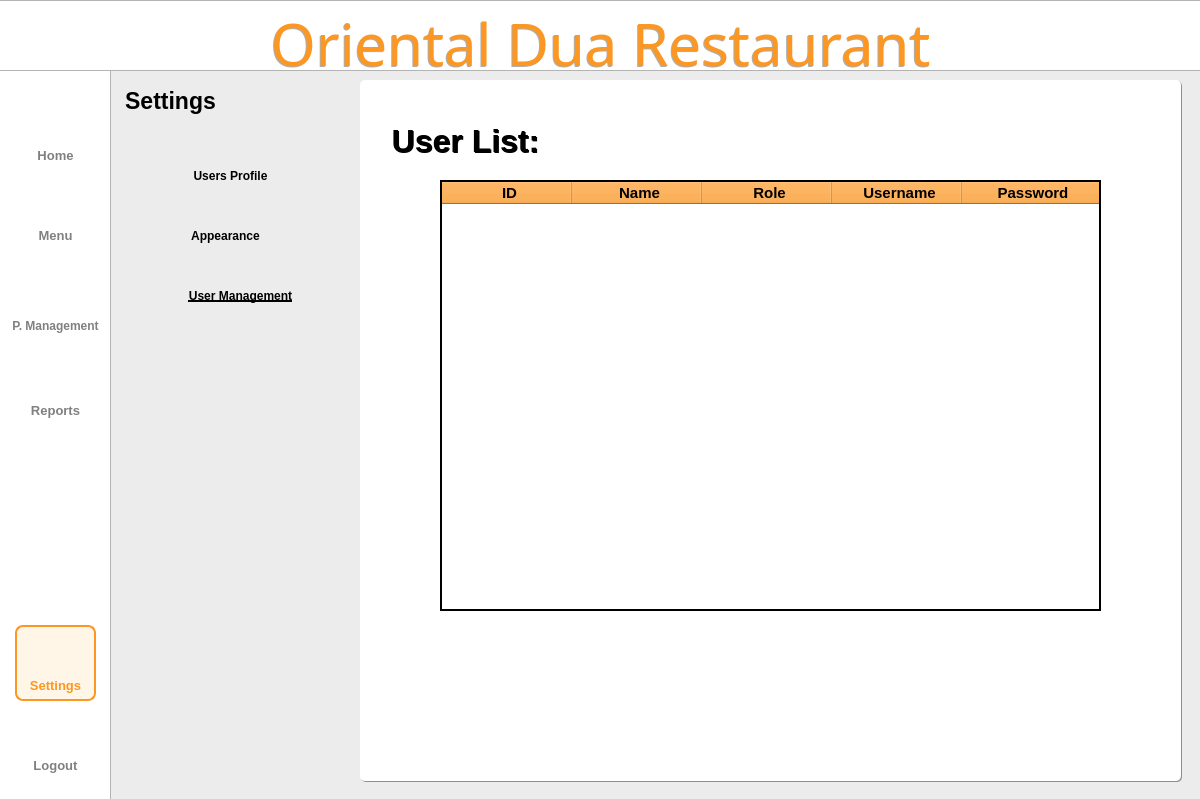
<?xml version="1.0" encoding="UTF-8"?>
<ui version="4.0">
 <class>Dialog</class>
 <widget class="QDialog" name="Dialog">
  <property name="geometry">
   <rect>
    <x>0</x>
    <y>0</y>
    <width>1200</width>
    <height>799</height>
   </rect>
  </property>
  <property name="windowTitle">
   <string>Dialog</string>
  </property>
  <widget class="QWidget" name="bgwidget" native="true">
   <property name="geometry">
    <rect>
     <x>0</x>
     <y>0</y>
     <width>1200</width>
     <height>800</height>
    </rect>
   </property>
   <property name="layoutDirection">
    <enum>Qt::LeftToRight</enum>
   </property>
   <property name="styleSheet">
    <string notr="true">QWidget#bgwidget{background-color: rgb(236, 236, 236);}

</string>
   </property>
   <widget class="QLabel" name="sidebar">
    <property name="geometry">
     <rect>
      <x>-10</x>
      <y>-10</y>
      <width>121</width>
      <height>891</height>
     </rect>
    </property>
    <property name="styleSheet">
     <string notr="true">background-color: rgb(255, 255, 255);
border: 1px solid rgba(0, 0, 0, 0.3);  </string>
    </property>
    <property name="text">
     <string/>
    </property>
   </widget>
   <widget class="QLabel" name="titlebar">
    <property name="geometry">
     <rect>
      <x>-2</x>
      <y>0</y>
      <width>1204</width>
      <height>71</height>
     </rect>
    </property>
    <property name="styleSheet">
     <string notr="true">background-color: rgb(255, 255, 255);
border: 1px solid rgba(0, 0, 0, 0.3);  </string>
    </property>
    <property name="text">
     <string/>
    </property>
   </widget>
   <widget class="QLabel" name="whitebg">
    <property name="geometry">
     <rect>
      <x>360</x>
      <y>80</y>
      <width>821</width>
      <height>701</height>
     </rect>
    </property>
    <property name="styleSheet">
     <string notr="true">background-color: rgb(255, 255, 255);
border-radius: 5px;  </string>
    </property>
    <property name="text">
     <string/>
    </property>
   </widget>
   <widget class="QLabel" name="title">
    <property name="geometry">
     <rect>
      <x>0</x>
      <y>10</y>
      <width>1201</width>
      <height>71</height>
     </rect>
    </property>
    <property name="styleSheet">
     <string notr="true">QLabel#title{
	color: #FB9722;
    font-family: Sacramento;
    font-size: 58px;
    font-weight: 400;
    padding-bottom: 5px;
    text-align: center;
}</string>
    </property>
    <property name="text">
     <string>Oriental Dua Restaurant</string>
    </property>
    <property name="alignment">
     <set>Qt::AlignCenter</set>
    </property>
    <property name="wordWrap">
     <bool>true</bool>
    </property>
   </widget>
   <widget class="QLabel" name="settings">
    <property name="geometry">
     <rect>
      <x>110</x>
      <y>80</y>
      <width>121</width>
      <height>41</height>
     </rect>
    </property>
    <property name="styleSheet">
     <string notr="true">QLabel#settings{
    color: #000000;
    font-family: 'Roboto';
    font-size: 23px;
    font-weight: 500;
}</string>
    </property>
    <property name="text">
     <string>Settings</string>
    </property>
    <property name="alignment">
     <set>Qt::AlignCenter</set>
    </property>
   </widget>
   <widget class="QLabel" name="userlistlabel">
    <property name="geometry">
     <rect>
      <x>380</x>
      <y>110</y>
      <width>171</width>
      <height>61</height>
     </rect>
    </property>
    <property name="styleSheet">
     <string notr="true">QLabel{
    color: #000000;
    font-family: 'Inter';
    font-size: 32px;
    font-weight: 500;
}</string>
    </property>
    <property name="text">
     <string>User List:</string>
    </property>
    <property name="alignment">
     <set>Qt::AlignCenter</set>
    </property>
   </widget>
   <widget class="QLabel" name="userprofIcon">
    <property name="geometry">
     <rect>
      <x>140</x>
      <y>160</y>
      <width>35</width>
      <height>35</height>
     </rect>
    </property>
    <property name="styleSheet">
     <string notr="true"/>
    </property>
    <property name="text">
     <string/>
    </property>
    <property name="pixmap">
     <pixmap resource="../resource.qrc">:/icon/icons/user.png</pixmap>
    </property>
    <property name="scaledContents">
     <bool>true</bool>
    </property>
    <property name="alignment">
     <set>Qt::AlignCenter</set>
    </property>
   </widget>
   <widget class="QLabel" name="appearanceIcon">
    <property name="geometry">
     <rect>
      <x>140</x>
      <y>220</y>
      <width>35</width>
      <height>35</height>
     </rect>
    </property>
    <property name="styleSheet">
     <string notr="true"/>
    </property>
    <property name="text">
     <string/>
    </property>
    <property name="pixmap">
     <pixmap resource="../resource.qrc">:/icon/icons/appearance.png</pixmap>
    </property>
    <property name="scaledContents">
     <bool>true</bool>
    </property>
    <property name="alignment">
     <set>Qt::AlignCenter</set>
    </property>
   </widget>
   <widget class="QLabel" name="usersIcon">
    <property name="geometry">
     <rect>
      <x>140</x>
      <y>280</y>
      <width>35</width>
      <height>35</height>
     </rect>
    </property>
    <property name="styleSheet">
     <string notr="true"/>
    </property>
    <property name="text">
     <string/>
    </property>
    <property name="pixmap">
     <pixmap resource="../resource.qrc">:/icon/icons/users.png</pixmap>
    </property>
    <property name="scaledContents">
     <bool>true</bool>
    </property>
    <property name="alignment">
     <set>Qt::AlignCenter</set>
    </property>
   </widget>
   <widget class="QLabel" name="p_mIcon">
    <property name="geometry">
     <rect>
      <x>37</x>
      <y>270</y>
      <width>40</width>
      <height>40</height>
     </rect>
    </property>
    <property name="minimumSize">
     <size>
      <width>40</width>
      <height>40</height>
     </size>
    </property>
    <property name="maximumSize">
     <size>
      <width>40</width>
      <height>40</height>
     </size>
    </property>
    <property name="styleSheet">
     <string notr="true">QLabel#Pmanagementbtn{
    color: rgba(0,0,0, 0.5);
    font-family: 'Roboto';
    font-size: 11px;
    font-weight: 300;
}</string>
    </property>
    <property name="text">
     <string/>
    </property>
    <property name="pixmap">
     <pixmap resource="../resource.qrc">:/icon/icons/productm.png</pixmap>
    </property>
    <property name="scaledContents">
     <bool>true</bool>
    </property>
    <property name="alignment">
     <set>Qt::AlignCenter</set>
    </property>
   </widget>
   <widget class="QTableWidget" name="tableWidget">
    <property name="geometry">
     <rect>
      <x>440</x>
      <y>180</y>
      <width>661</width>
      <height>431</height>
     </rect>
    </property>
    <property name="styleSheet">
     <string notr="true">::item:hover {
    background-color: #FB9722; 
}
QTableWidget#tableWidget QHeaderView::section {
	font-family: 'Inter';
	font-size: 15px;
	font-weight: bold;
	background-color: #FB9722; 
	color: black; 
	padding-left: 5px;
}       
</string>
    </property>
    <property name="frameShape">
     <enum>QFrame::WinPanel</enum>
    </property>
    <property name="frameShadow">
     <enum>QFrame::Plain</enum>
    </property>
    <property name="editTriggers">
     <set>QAbstractItemView::NoEditTriggers</set>
    </property>
    <property name="alternatingRowColors">
     <bool>true</bool>
    </property>
    <property name="showGrid">
     <bool>true</bool>
    </property>
    <property name="gridStyle">
     <enum>Qt::SolidLine</enum>
    </property>
    <property name="sortingEnabled">
     <bool>false</bool>
    </property>
    <attribute name="horizontalHeaderCascadingSectionResizes">
     <bool>true</bool>
    </attribute>
    <attribute name="horizontalHeaderMinimumSectionSize">
     <number>50</number>
    </attribute>
    <attribute name="horizontalHeaderDefaultSectionSize">
     <number>130</number>
    </attribute>
    <attribute name="horizontalHeaderStretchLastSection">
     <bool>true</bool>
    </attribute>
    <attribute name="verticalHeaderVisible">
     <bool>false</bool>
    </attribute>
    <column>
     <property name="text">
      <string>ID</string>
     </property>
    </column>
    <column>
     <property name="text">
      <string>Name</string>
     </property>
    </column>
    <column>
     <property name="text">
      <string>Role</string>
     </property>
    </column>
    <column>
     <property name="text">
      <string>Username</string>
     </property>
    </column>
    <column>
     <property name="text">
      <string>Password</string>
     </property>
    </column>
   </widget>
   <widget class="QPushButton" name="logoutbtn">
    <property name="geometry">
     <rect>
      <x>15</x>
      <y>750</y>
      <width>81</width>
      <height>31</height>
     </rect>
    </property>
    <property name="styleSheet">
     <string notr="true">QPushButton{
    color: rgba(0,0,0, 0.5);
    font-family: 'Inter';
    font-size: 13px;
    font-weight: 500;
	border:none;
}

QPushButton:hover{
color: #FB9722;
border: 2px solid #FB9722;
border-radius: 8px;
background-color: rgba(255, 167, 25, 0.1);
}

</string>
    </property>
    <property name="text">
     <string>Logout</string>
    </property>
   </widget>
   <widget class="QPushButton" name="p_managementbtn">
    <property name="geometry">
     <rect>
      <x>5</x>
      <y>310</y>
      <width>101</width>
      <height>31</height>
     </rect>
    </property>
    <property name="styleSheet">
     <string notr="true">QPushButton{
    color: rgba(0,0,0, 0.5);
    font-family: 'Inter';
    font-size: 12px;
    font-weight: 500;
	border:none;
}

QPushButton:hover{
color: #FB9722;
border: 2px solid #FB9722;
border-radius: 8px;
background-color: rgba(255, 167, 25, 0.1);
}
</string>
    </property>
    <property name="text">
     <string>P. Management</string>
    </property>
   </widget>
   <widget class="QPushButton" name="homebtn">
    <property name="geometry">
     <rect>
      <x>15</x>
      <y>140</y>
      <width>81</width>
      <height>31</height>
     </rect>
    </property>
    <property name="styleSheet">
     <string notr="true">QPushButton{
    color: rgba(0,0,0, 0.5);
    font-family: 'Inter';
    font-size: 13px;
    font-weight: 500;
	border:none;
}

QPushButton:hover{
color: #FB9722;
border: 2px solid #FB9722;
border-radius: 8px;
background-color: rgba(255, 167, 25, 0.1);
}
</string>
    </property>
    <property name="text">
     <string>Home</string>
    </property>
   </widget>
   <widget class="QPushButton" name="menubtn">
    <property name="geometry">
     <rect>
      <x>15</x>
      <y>220</y>
      <width>81</width>
      <height>31</height>
     </rect>
    </property>
    <property name="styleSheet">
     <string notr="true">QPushButton{
    color: rgba(0,0,0, 0.5);
    font-family: 'Inter';
    font-size: 13px;
    font-weight: 500;
	border:none;
}

QPushButton:hover{
color: #FB9722;
border: 2px solid #FB9722;
border-radius: 8px;
background-color: rgba(255, 167, 25, 0.1);
}
</string>
    </property>
    <property name="text">
     <string>Menu</string>
    </property>
   </widget>
   <widget class="QPushButton" name="reportbtn">
    <property name="geometry">
     <rect>
      <x>15</x>
      <y>395</y>
      <width>81</width>
      <height>31</height>
     </rect>
    </property>
    <property name="styleSheet">
     <string notr="true">QPushButton{
    color: rgba(0,0,0, 0.5);
    font-family: 'Inter';
    font-size: 13px;
    font-weight: 500;
	border:none;
}

QPushButton:hover{
color: #FB9722;
border: 2px solid #FB9722;
border-radius: 8px;
background-color: rgba(255, 167, 25, 0.1);
}
</string>
    </property>
    <property name="text">
     <string>Reports</string>
    </property>
   </widget>
   <widget class="QLabel" name="menuIcon">
    <property name="geometry">
     <rect>
      <x>40</x>
      <y>190</y>
      <width>30</width>
      <height>30</height>
     </rect>
    </property>
    <property name="minimumSize">
     <size>
      <width>30</width>
      <height>30</height>
     </size>
    </property>
    <property name="maximumSize">
     <size>
      <width>35</width>
      <height>35</height>
     </size>
    </property>
    <property name="styleSheet">
     <string notr="true">QLabel#Pmanagementbtn{
    color: rgba(0,0,0, 0.5);
    font-family: 'Roboto';
    font-size: 11px;
    font-weight: 300;
}</string>
    </property>
    <property name="text">
     <string/>
    </property>
    <property name="pixmap">
     <pixmap resource="../resource.qrc">:/icon/icons/menu.png</pixmap>
    </property>
    <property name="scaledContents">
     <bool>true</bool>
    </property>
    <property name="alignment">
     <set>Qt::AlignCenter</set>
    </property>
   </widget>
   <widget class="QLabel" name="homeIcon">
    <property name="geometry">
     <rect>
      <x>40</x>
      <y>110</y>
      <width>30</width>
      <height>30</height>
     </rect>
    </property>
    <property name="minimumSize">
     <size>
      <width>30</width>
      <height>30</height>
     </size>
    </property>
    <property name="maximumSize">
     <size>
      <width>35</width>
      <height>35</height>
     </size>
    </property>
    <property name="styleSheet">
     <string notr="true">QLabel#Pmanagementbtn{
    color: rgba(0,0,0, 0.5);
    font-family: 'Roboto';
    font-size: 11px;
    font-weight: 300;
}</string>
    </property>
    <property name="text">
     <string/>
    </property>
    <property name="pixmap">
     <pixmap resource="../resource.qrc">:/icon/icons/home.png</pixmap>
    </property>
    <property name="scaledContents">
     <bool>true</bool>
    </property>
    <property name="alignment">
     <set>Qt::AlignCenter</set>
    </property>
   </widget>
   <widget class="QLabel" name="reportIcon">
    <property name="geometry">
     <rect>
      <x>39</x>
      <y>360</y>
      <width>35</width>
      <height>35</height>
     </rect>
    </property>
    <property name="minimumSize">
     <size>
      <width>35</width>
      <height>35</height>
     </size>
    </property>
    <property name="maximumSize">
     <size>
      <width>35</width>
      <height>35</height>
     </size>
    </property>
    <property name="styleSheet">
     <string notr="true">QLabel#Pmanagementbtn{
    color: rgba(0,0,0, 0.5);
    font-family: 'Roboto';
    font-size: 11px;
    font-weight: 300;
}</string>
    </property>
    <property name="text">
     <string/>
    </property>
    <property name="pixmap">
     <pixmap resource="../resource.qrc">:/icon/icons/report.png</pixmap>
    </property>
    <property name="scaledContents">
     <bool>true</bool>
    </property>
    <property name="alignment">
     <set>Qt::AlignCenter</set>
    </property>
   </widget>
   <widget class="QLabel" name="logoutIcon">
    <property name="geometry">
     <rect>
      <x>39</x>
      <y>715</y>
      <width>35</width>
      <height>35</height>
     </rect>
    </property>
    <property name="minimumSize">
     <size>
      <width>35</width>
      <height>35</height>
     </size>
    </property>
    <property name="maximumSize">
     <size>
      <width>35</width>
      <height>35</height>
     </size>
    </property>
    <property name="styleSheet">
     <string notr="true">QLabel#Pmanagementbtn{
    color: rgba(0,0,0, 0.5);
    font-family: 'Roboto';
    font-size: 11px;
    font-weight: 300;
}</string>
    </property>
    <property name="text">
     <string/>
    </property>
    <property name="pixmap">
     <pixmap resource="../resource.qrc">:/icon/icons/shutdown.png</pixmap>
    </property>
    <property name="scaledContents">
     <bool>true</bool>
    </property>
    <property name="alignment">
     <set>Qt::AlignCenter</set>
    </property>
   </widget>
   <widget class="QPushButton" name="userprofbtn">
    <property name="geometry">
     <rect>
      <x>180</x>
      <y>160</y>
      <width>101</width>
      <height>31</height>
     </rect>
    </property>
    <property name="styleSheet">
     <string notr="true">QPushButton#userprofbtn{
    color: #000000;
    font-family: &quot;Roboto&quot;;
    font-size: 12px;
    font-weight: 500;
	border:none;
}</string>
    </property>
    <property name="text">
     <string>Users Profile</string>
    </property>
   </widget>
   <widget class="QPushButton" name="appearancebtn">
    <property name="geometry">
     <rect>
      <x>180</x>
      <y>220</y>
      <width>91</width>
      <height>31</height>
     </rect>
    </property>
    <property name="styleSheet">
     <string notr="true">QPushButton#appearancebtn{
    color: #000000;
    font-family: &quot;Roboto&quot;;
    font-size: 12px;
    font-weight: 500;
	border:none;
}</string>
    </property>
    <property name="text">
     <string>Appearance</string>
    </property>
   </widget>
   <widget class="QPushButton" name="usersbtn">
    <property name="geometry">
     <rect>
      <x>180</x>
      <y>280</y>
      <width>121</width>
      <height>31</height>
     </rect>
    </property>
    <property name="styleSheet">
     <string notr="true">QPushButton#usersbtn{
    color: #000000;
    font-family: &quot;Roboto&quot;;
    font-size: 12px;
    font-weight: 500;
	border:none;
	text-decoration: underline;
}</string>
    </property>
    <property name="text">
     <string>User Management</string>
    </property>
   </widget>
   <widget class="QLabel" name="editIcon">
    <property name="geometry">
     <rect>
      <x>1070</x>
      <y>120</y>
      <width>35</width>
      <height>35</height>
     </rect>
    </property>
    <property name="styleSheet">
     <string notr="true"/>
    </property>
    <property name="text">
     <string/>
    </property>
    <property name="pixmap">
     <pixmap resource="../resource.qrc">:/icon/icons/edit.png</pixmap>
    </property>
    <property name="scaledContents">
     <bool>true</bool>
    </property>
    <property name="alignment">
     <set>Qt::AlignCenter</set>
    </property>
   </widget>
   <widget class="QPushButton" name="editbtn">
    <property name="geometry">
     <rect>
      <x>1060</x>
      <y>120</y>
      <width>51</width>
      <height>41</height>
     </rect>
    </property>
    <property name="styleSheet">
     <string notr="true">border:none;</string>
    </property>
    <property name="text">
     <string/>
    </property>
    <property name="iconSize">
     <size>
      <width>35</width>
      <height>35</height>
     </size>
    </property>
   </widget>
   <widget class="QLabel" name="settingIcon">
    <property name="geometry">
     <rect>
      <x>39</x>
      <y>634</y>
      <width>35</width>
      <height>35</height>
     </rect>
    </property>
    <property name="minimumSize">
     <size>
      <width>35</width>
      <height>35</height>
     </size>
    </property>
    <property name="maximumSize">
     <size>
      <width>35</width>
      <height>35</height>
     </size>
    </property>
    <property name="styleSheet">
     <string notr="true">QLabel#Pmanagementbtn{
    color: rgba(0,0,0, 0.5);
    font-family: 'Roboto';
    font-size: 11px;
    font-weight: 300;
}</string>
    </property>
    <property name="text">
     <string/>
    </property>
    <property name="pixmap">
     <pixmap resource="../resource.qrc">:/icon/icons/settings2.png</pixmap>
    </property>
    <property name="scaledContents">
     <bool>true</bool>
    </property>
    <property name="alignment">
     <set>Qt::AlignCenter</set>
    </property>
   </widget>
   <widget class="QPushButton" name="settingsbtn">
    <property name="geometry">
     <rect>
      <x>15</x>
      <y>670</y>
      <width>81</width>
      <height>31</height>
     </rect>
    </property>
    <property name="styleSheet">
     <string notr="true">QPushButton{
    color: #FB9722;;
    font-family: 'Inter';
    font-size: 13px;
    font-weight: 500;
	border:none;
}
</string>
    </property>
    <property name="text">
     <string>Settings</string>
    </property>
   </widget>
   <widget class="QLabel" name="label_5">
    <property name="geometry">
     <rect>
      <x>15</x>
      <y>625</y>
      <width>81</width>
      <height>76</height>
     </rect>
    </property>
    <property name="styleSheet">
     <string notr="true">QLabel{
	background-color: rgba(255, 167, 25, 0.1);
	border: 2px solid #FB9722;
	border-radius: 8px;
}</string>
    </property>
    <property name="text">
     <string/>
    </property>
   </widget>
   <widget class="QLabel" name="whitebg_2">
    <property name="geometry">
     <rect>
      <x>361</x>
      <y>81</y>
      <width>821</width>
      <height>701</height>
     </rect>
    </property>
    <property name="styleSheet">
     <string notr="true">background-color: rgba(0, 0, 0, 100);
border-radius: 5px;  </string>
    </property>
    <property name="text">
     <string/>
    </property>
   </widget>
   <widget class="QLabel" name="title_3">
    <property name="geometry">
     <rect>
      <x>-1</x>
      <y>11</y>
      <width>1201</width>
      <height>71</height>
     </rect>
    </property>
    <property name="styleSheet">
     <string notr="true">QLabel{
color: rgba(0, 0, 0, 80);
    font-family: Sacramento;
    font-size: 58px;
    font-weight: 400;
    padding-bottom: 5px;
    text-align: center;
}
</string>
    </property>
    <property name="text">
     <string>Oriental Dua Restaurant</string>
    </property>
    <property name="alignment">
     <set>Qt::AlignCenter</set>
    </property>
    <property name="wordWrap">
     <bool>true</bool>
    </property>
   </widget>
   <widget class="QLabel" name="userlistlabelshadow">
    <property name="geometry">
     <rect>
      <x>381</x>
      <y>111</y>
      <width>171</width>
      <height>61</height>
     </rect>
    </property>
    <property name="styleSheet">
     <string notr="true">QLabel{
	color: rgba(0, 0, 0, .4);
    font-family: 'Inter';
    font-size: 32px;
    font-weight: 500;
}</string>
    </property>
    <property name="text">
     <string>User List:</string>
    </property>
    <property name="alignment">
     <set>Qt::AlignCenter</set>
    </property>
   </widget>
   <zorder>whitebg_2</zorder>
   <zorder>sidebar</zorder>
   <zorder>titlebar</zorder>
   <zorder>whitebg</zorder>
   <zorder>settings</zorder>
   <zorder>userprofIcon</zorder>
   <zorder>appearanceIcon</zorder>
   <zorder>usersIcon</zorder>
   <zorder>p_mIcon</zorder>
   <zorder>tableWidget</zorder>
   <zorder>logoutbtn</zorder>
   <zorder>p_managementbtn</zorder>
   <zorder>homebtn</zorder>
   <zorder>menubtn</zorder>
   <zorder>reportbtn</zorder>
   <zorder>menuIcon</zorder>
   <zorder>homeIcon</zorder>
   <zorder>reportIcon</zorder>
   <zorder>logoutIcon</zorder>
   <zorder>userprofbtn</zorder>
   <zorder>appearancebtn</zorder>
   <zorder>usersbtn</zorder>
   <zorder>editIcon</zorder>
   <zorder>editbtn</zorder>
   <zorder>label_5</zorder>
   <zorder>settingIcon</zorder>
   <zorder>settingsbtn</zorder>
   <zorder>title_3</zorder>
   <zorder>title</zorder>
   <zorder>userlistlabelshadow</zorder>
   <zorder>userlistlabel</zorder>
  </widget>
 </widget>
 <resources>
  <include location="../resource.qrc"/>
 </resources>
 <connections/>
</ui>
